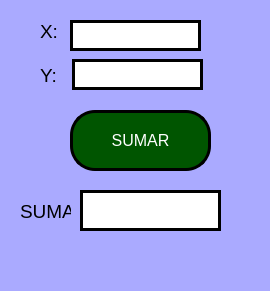
<?xml version="1.0" encoding="UTF-8"?>
<ui version="4.0">
 <class>MainWindow</class>
 <widget class="QMainWindow" name="MainWindow">
  <property name="geometry">
   <rect>
    <x>0</x>
    <y>0</y>
    <width>270</width>
    <height>291</height>
   </rect>
  </property>
  <property name="windowTitle">
   <string>MainWindow</string>
  </property>
  <property name="styleSheet">
   <string notr="true">background-color: rgb(170, 170, 255);</string>
  </property>
  <widget class="QWidget" name="centralwidget">
   <widget class="QPushButton" name="btn_sumar">
    <property name="geometry">
     <rect>
      <x>70</x>
      <y>110</y>
      <width>141</width>
      <height>61</height>
     </rect>
    </property>
    <property name="font">
     <font>
      <pointsize>12</pointsize>
     </font>
    </property>
    <property name="styleSheet">
     <string notr="true">background-color: rgb(0, 85, 0);
color: rgb(255, 255, 255);
border : 3px solid black;
border-radius: 25px;

</string>
    </property>
    <property name="text">
     <string>SUMAR</string>
    </property>
   </widget>
   <widget class="QLabel" name="label">
    <property name="geometry">
     <rect>
      <x>40</x>
      <y>20</y>
      <width>31</width>
      <height>20</height>
     </rect>
    </property>
    <property name="text">
     <string>&lt;html&gt;&lt;head/&gt;&lt;body&gt;&lt;p&gt;&lt;span style=&quot; font-size:14pt;&quot;&gt;X:&lt;/span&gt;&lt;/p&gt;&lt;/body&gt;&lt;/html&gt;</string>
    </property>
   </widget>
   <widget class="QLineEdit" name="txt_x">
    <property name="geometry">
     <rect>
      <x>70</x>
      <y>20</y>
      <width>131</width>
      <height>31</height>
     </rect>
    </property>
    <property name="font">
     <font>
      <pointsize>16</pointsize>
     </font>
    </property>
    <property name="styleSheet">
     <string notr="true">background-color: rgb(255, 255, 255);
border : 3px solid black;</string>
    </property>
    <property name="text">
     <string/>
    </property>
    <property name="alignment">
     <set>Qt::AlignCenter</set>
    </property>
   </widget>
   <widget class="QLineEdit" name="txt_y">
    <property name="geometry">
     <rect>
      <x>72</x>
      <y>59</y>
      <width>131</width>
      <height>31</height>
     </rect>
    </property>
    <property name="font">
     <font>
      <pointsize>16</pointsize>
     </font>
    </property>
    <property name="styleSheet">
     <string notr="true">background-color: rgb(255, 255, 255);
border : 3px solid black;</string>
    </property>
    <property name="text">
     <string/>
    </property>
    <property name="alignment">
     <set>Qt::AlignCenter</set>
    </property>
   </widget>
   <widget class="QLabel" name="label_2">
    <property name="geometry">
     <rect>
      <x>40</x>
      <y>60</y>
      <width>20</width>
      <height>31</height>
     </rect>
    </property>
    <property name="text">
     <string>&lt;html&gt;&lt;head/&gt;&lt;body&gt;&lt;p&gt;&lt;span style=&quot; font-size:14pt;&quot;&gt;Y:&lt;/span&gt;&lt;/p&gt;&lt;/body&gt;&lt;/html&gt;</string>
    </property>
   </widget>
   <widget class="QLabel" name="label_3">
    <property name="geometry">
     <rect>
      <x>20</x>
      <y>200</y>
      <width>51</width>
      <height>20</height>
     </rect>
    </property>
    <property name="text">
     <string>&lt;html&gt;&lt;head/&gt;&lt;body&gt;&lt;p&gt;&lt;span style=&quot; font-size:14pt;&quot;&gt;SUMA:&lt;/span&gt;&lt;/p&gt;&lt;/body&gt;&lt;/html&gt;</string>
    </property>
   </widget>
   <widget class="QLineEdit" name="txt_suma">
    <property name="geometry">
     <rect>
      <x>80</x>
      <y>190</y>
      <width>141</width>
      <height>41</height>
     </rect>
    </property>
    <property name="font">
     <font>
      <pointsize>16</pointsize>
     </font>
    </property>
    <property name="styleSheet">
     <string notr="true">background-color: rgb(255, 255, 255);
border : 3px solid black;</string>
    </property>
    <property name="text">
     <string/>
    </property>
    <property name="alignment">
     <set>Qt::AlignCenter</set>
    </property>
    <property name="readOnly">
     <bool>true</bool>
    </property>
   </widget>
  </widget>
  <widget class="QMenuBar" name="menubar">
   <property name="geometry">
    <rect>
     <x>0</x>
     <y>0</y>
     <width>270</width>
     <height>21</height>
    </rect>
   </property>
  </widget>
  <widget class="QStatusBar" name="statusbar"/>
 </widget>
 <resources/>
 <connections/>
</ui>
